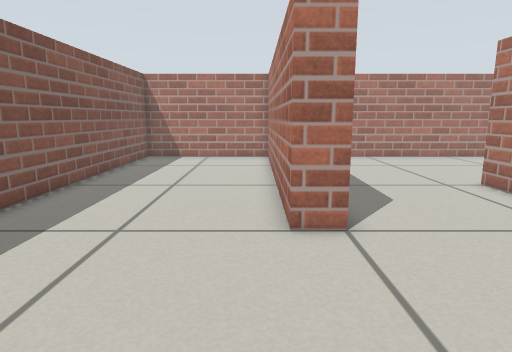
View 1 (above)

14 first-person views from a walk through a Gazebo world. The camera is 0.49 m above the floor, tilts 10° down and sees 75° across. The floor is counted in squares, 0.2 m on a side. Each view is taken from the middle of a square. On the plan, view 1 faces up. The plan holds only what a view shows up to about 20 squares ahead; the rest is blank.

View 2
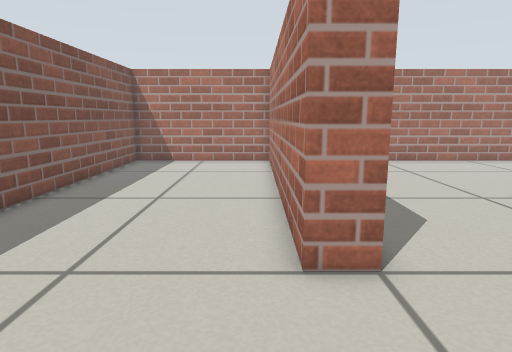

View 3
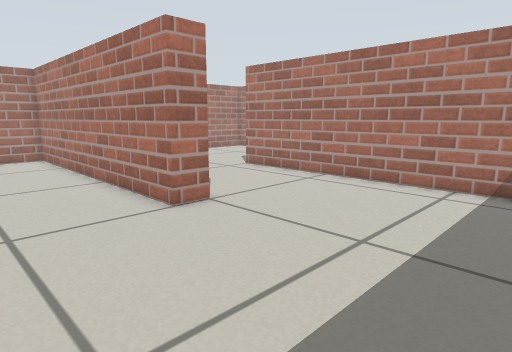

View 4
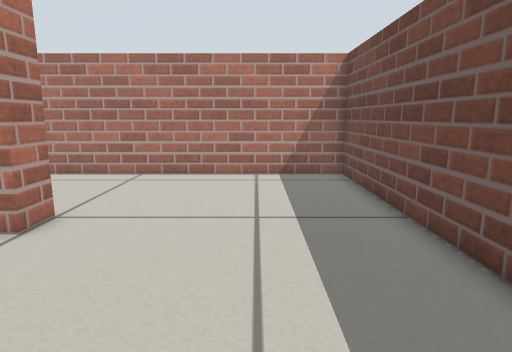

View 5
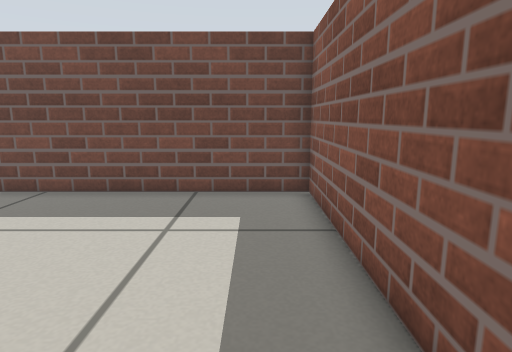

View 6
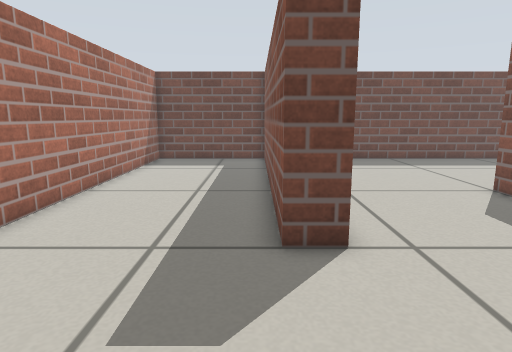

View 7
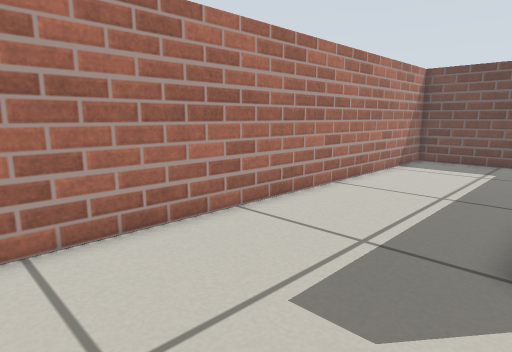

View 8
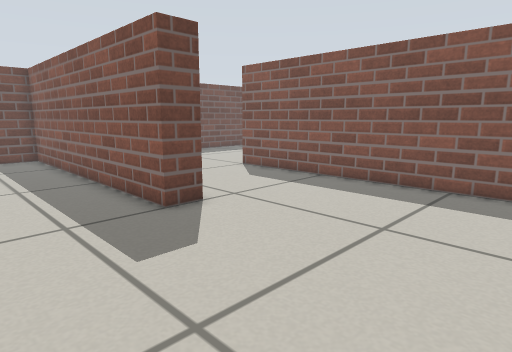

View 9
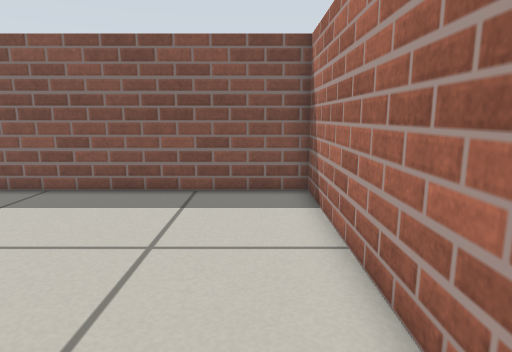

View 10
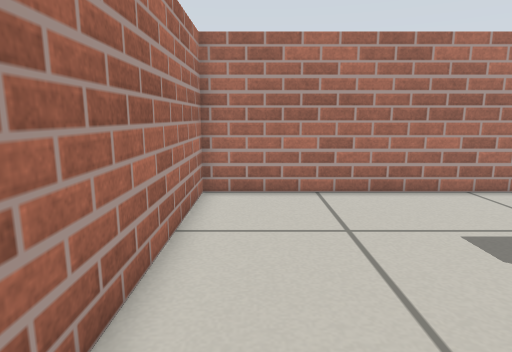

View 11
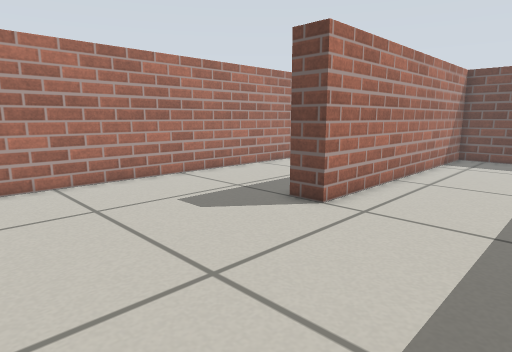

View 12
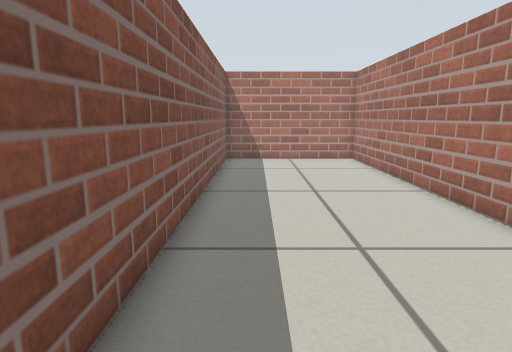

View 13
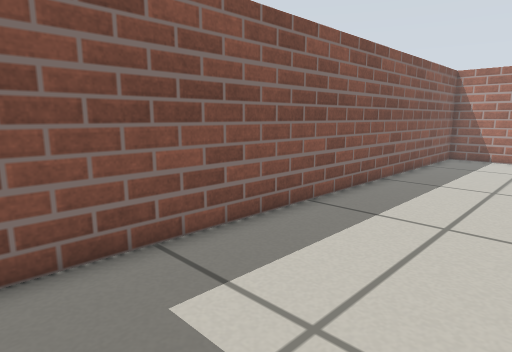

View 14
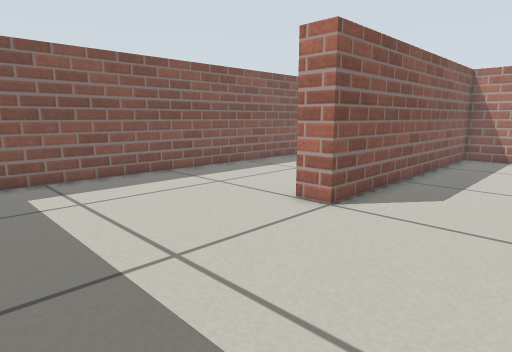

### Floor plan
Ten units are one square. View 1 is at (0, 0); x grows to the right and y downward. Boxes are objects, and circles mark ways between rooms. Rooms are numbered by the first view taken in them; rooms with no view inside come last. Other rooms are left out.
<svg viewBox="-72 -213 234 236">
<path fill="none" stroke="#000" d="M20 -70 8 -70 8 -208 -67 -208 -67 18 83 18 83 -56M83 -56 83 -120 95 -120 95 18 157 18 157 -208 20 -208 20 -70"/>
<circle cx="45" cy="-60" r="3" fill="#2a7"/>
<text x="-10" y="-80">1</text>
<text x="100" y="-110">2</text>
</svg>
Room 1 opens to room 2.

Where each view was taken, in squares from view 1:
view 1: 0 up, 0 right, facing up
view 2: 2 up, 0 right, facing up
view 3: 1 down, 4 left, facing up-right
view 4: 2 up, 6 left, facing right
view 5: 9 up, 5 left, facing down
view 6: 18 up, 10 right, facing down
view 7: 18 up, 9 right, facing down-right
view 8: 20 up, 14 right, facing down-left
view 9: 19 up, 13 right, facing left
view 10: 19 up, 5 right, facing right
view 11: 20 up, 3 right, facing down-right
view 12: 1 up, 5 left, facing up
view 13: 1 down, 1 left, facing up-left
view 14: 1 down, 7 right, facing up-left
